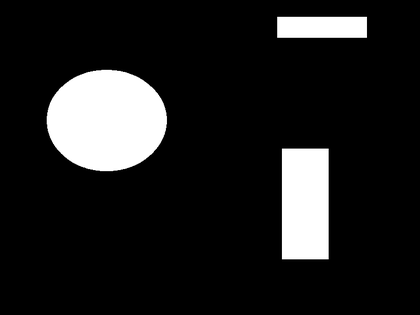
%> input picture code/ImageProcessing/task2/imgs/objetos.gif, 420 x 315 px, shrunk from 800 x 600 before the run
$ octave t19_runObjConec.m   (GNU Octave 9; MATLAB toolbox functions it lacks are replaced by stand-ins)
%> lines starting %> are read from the running program, lines starting %| are printed output that depends on the picture
### code/ImageProcessing/task2/bwConComp.m
function [ result] = bwConComp( imgIn )
%CONCOMP Summary of this function goes here
%   Detailed explanation goes here

imgIn = double(imgIn);
lbs = unique(imgIn);
imgIn(imgIn == lbs(2)) = 1;

[numRow, numCol] = size(imgIn);

imgOut = [zeros(1, numCol); imgIn; zeros(1, numCol)];
imgOut = [zeros(numRow+2, 1) imgOut zeros(numRow+2, 1)];

i = 1;
count = 2;
for x = 2 : numRow + 1
    for y = 2 : numCol + 1
        if ( imgOut(x,y) == 1)

            % Encontra o caminho a partir do pixel
            [imgOut, count] = getPathPixel(sub2ind(size(imgOut), x, y), imgOut, count );
            last(i) = count-1;
            i = i + 1;
        end
    end
end


imgOut = imgOut(2:end-1, 2:end-1);
ini = 2;
for i = 1 : length(last)
    fim = last(i);
    result.PixelIdxList{i} =  find(imgOut >= ini & imgOut <= fim);
    ini = fim + 1;
end
result.ImageSize = [numRow numCol];
result.NumObjects = length(last);

end

### code/ImageProcessing/task2/t19_runObjConec.m
close all; clear; clc;
img = imread('imgs/objetos.gif');
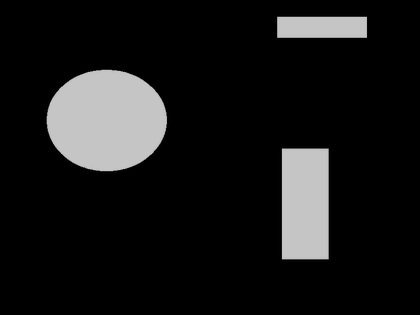
%> img: size 315x420 uint8; min 0, max 197, mean 24.8

%% Computa os componentes conectados na imagem
compConec = bwConComp(img);
%> in bwConComp, `lbs = unique(imgIn);`: lbs = 198 values from 0 to 197
%> after the loop in bwConComp, `for x = 2 : numRow + 1`:
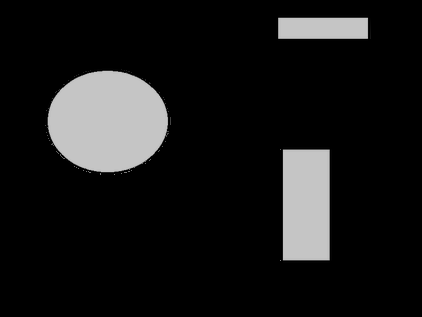
%> imgOut: size 317x422 double; min 0, max 197, mean 24.6
%> after the loop in bwConComp, `for x = 2 : numRow + 1`: count = 127; i = 68; last = 67 values from 22 to 126
%> the loop in bwConComp, `for i = 1 : length(last)` made 67 passes
%> (fim, ini) on passes 1 to 12: (22, 23), (23, 24), (24, 25), (25, 26), (26, 27), (28, 29), (29, 30), (31, 32), (32, 33), (33, 34), (34, 35), (35, 36)
%> in bwConComp, `result.NumObjects = length(last);`: result.NumObjects = 67
%> compConec = 67 connected components

numComp = compConec.NumObjects;
%> numComp = 67

figure, imshow(img);
hold on
for i = 1 : numComp
    [r,c] = ind2sub(size(img), compConec.PixelIdxList{i});

    rectangle('Position', [min(c) min(r) (max(c) - min(c)) (max(r) - min(r)) ], ...
        'EdgeColor', 'b', 'LineWidth', 3);


    %% Computa o centroide
    xCentroide = (min(c) + max(c))/2;
    yCentroide = (min(r) + max(r))/2;

    plot(xCentroide, yCentroide, 'b*', 'LineWidth', 3);
end
%> this loop made 67 passes
%> (r, c, xCentroide, yCentroide) on passes 2, 4, 5, 6, 7, 8: ([104; 72; 70; 69; 72], [50; 90; 102; 121; 124], 87, 86.5), ([90; 165; 70; 72; 136], [59; 76; 124; 125; 165], 112, 117.5), ([72; 70; 150; 259], [89; 126; 282; 282], 185.5, 164.5), ([125; 164; 76; 71; 71; 171; 73; 133], [47; 74; 78; 85; 86; 119; 128; 166], 106.5, 121), ([77; 71; 171], [76; 88; 95], 85.5, 121), ([107; 78; 171; 171; 71; 71; 168; 99; 101; 103], [49; 74; 94; 120; 128; 129; 131; 162; 163; 164], 106.5, 121)
%> (xCentroide, yCentroide) on passes 1, 3, 15, 19, 21, 33: (207.5, 138.5), (186, 164), (166, 94.5), (207.5, 75.5), (211, 82.5), (108.5, 121)
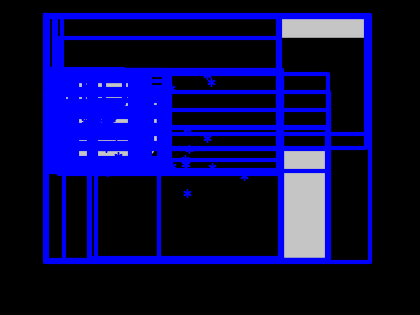
%> figure redrawn from the program's plot data

print('imgsOut/obj_conectado','-depsc')

$ run again, with code/ImageProcessing/task2/imgs/device6-3.png saved as code/ImageProcessing/task2/imgs/objetos.gif
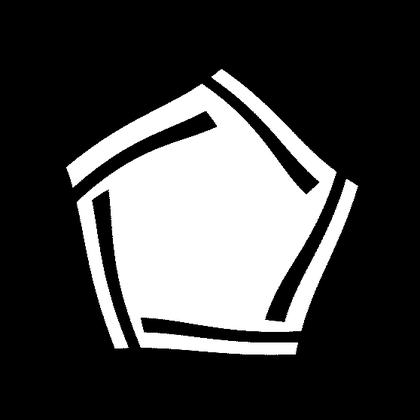
%> input picture code/ImageProcessing/task2/imgs/device6-3.png, 420 x 420 px, shrunk from 558 x 558 before the run
%> img is the input picture: size 420x420 uint8; min 0, max 255, mean 67.4
%> lbs = 256 values from 0 to 255
%> after the loop in bwConComp, `for x = 2 : numRow + 1`:
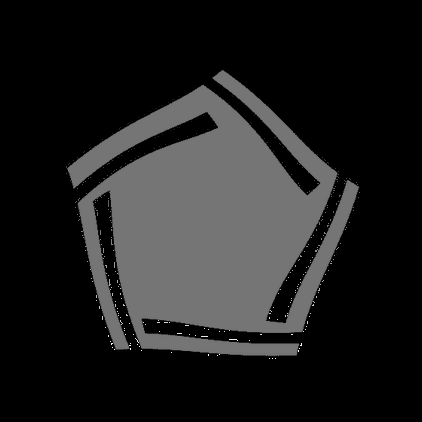
%> imgOut: size 422x422 double; min 0, max 553, mean 67.7; drawn with min black and max white
%> after the loop in bwConComp, `for x = 2 : numRow + 1`: count = 554; i = 347; last = 346 values from 2 to 553
%> the loop in bwConComp, `for i = 1 : length(last)` made 346 passes
%> (fim, ini) on passes 1 to 3: (2, 3), (3, 4), (5, 6)
%> result.NumObjects = 346
%> compConec = 346 connected components
%> numComp = 346
%> the loop `for i = 1 : numComp` made 346 passes
%> (xCentroide, yCentroide) on passes 1 to 3: (214, 213), (211.5, 212.5), (212.5, 212.5)
%> after the loop `for i = 1 : numComp`:
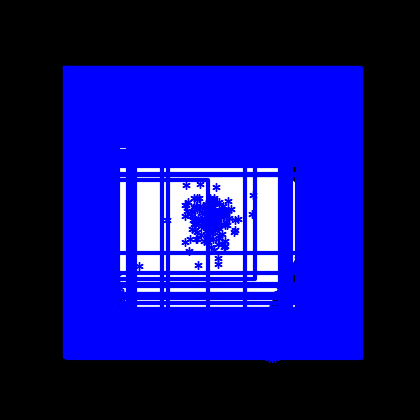
%> figure redrawn from the program's plot data
